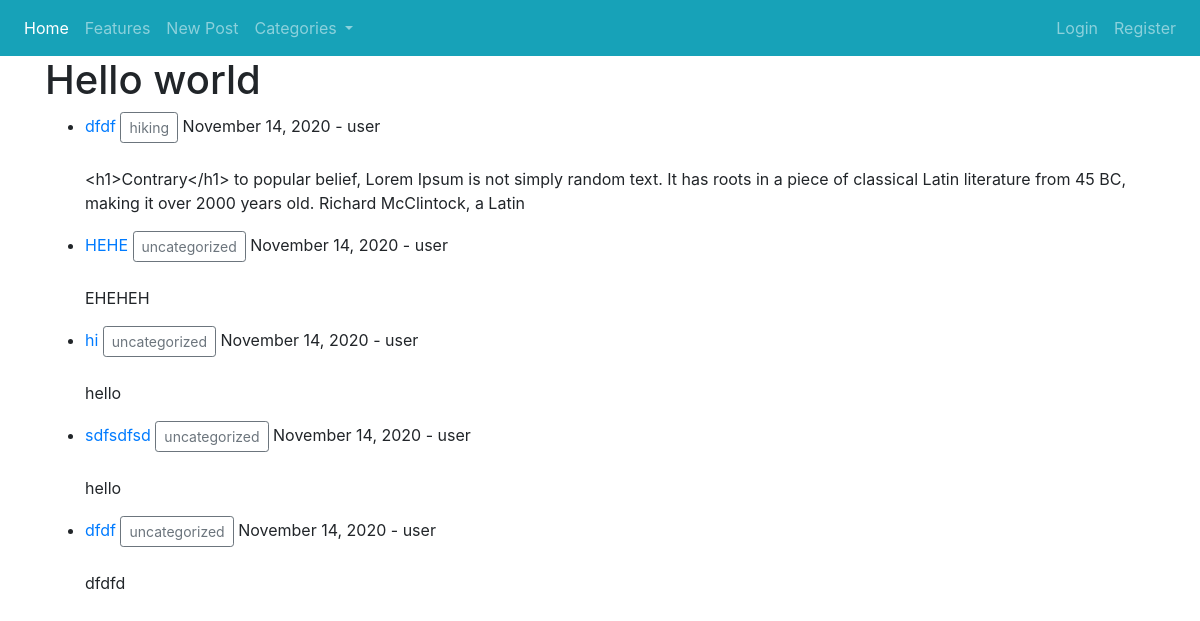
Before: / with the older database file.
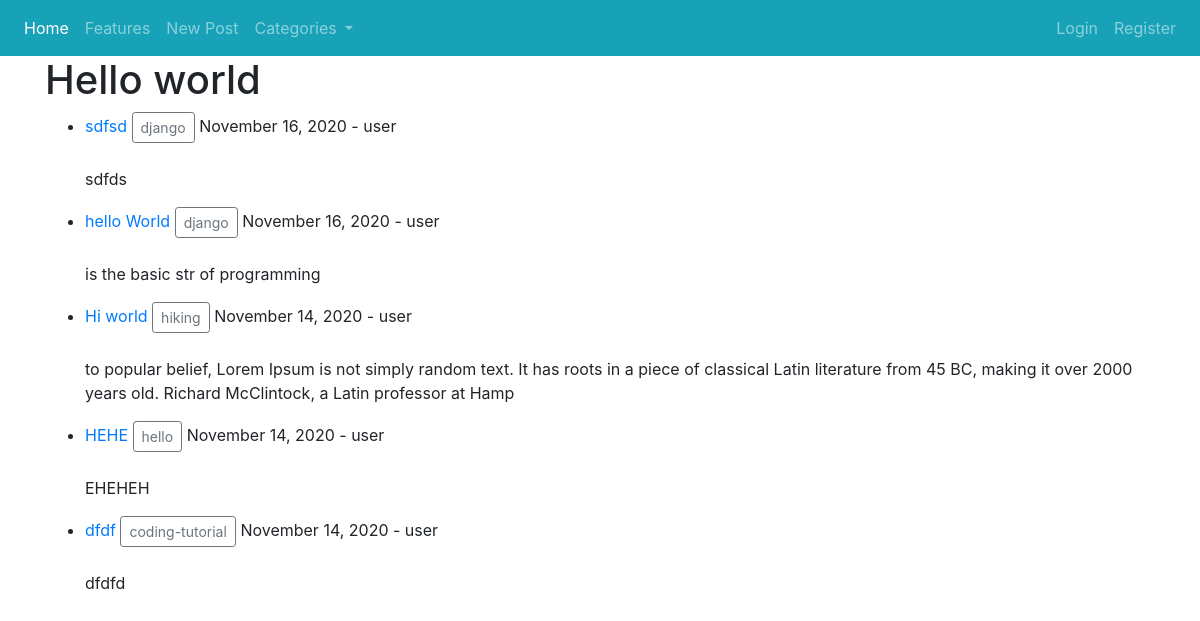
After: the same page with the newer database file.
### blog/models.py (models this page shows, shortened)
class Post(models.Model):
	title = models.CharField(max_length = 200)
	author = models.ForeignKey(User, on_delete = models.CASCADE)
	content = models.TextField()
	date_published = models.DateTimeField(default =timezone.now)
	category = models.CharField(max_length = 200, default = 'uncategorized')

### blog/views.py (the view)
# urls.py: path('',HomeView.as_view(), name='home'),
class HomeView(ListView):
	model = Post
	template_name = 'blog/home.html'
	cats  = Category.objects.all()
	ordering = ['-date_published']
	def get_context_data(self, *args , **kwargs):
		cat_menu = Category.objects.all()
		context = super(HomeView,self).get_context_data(*args , **kwargs)
		context['cat_menu'] = cat_menu
		return context

### blog/models.py (called while the page is built)
	def __str__(self):
		return self.name

### blog/templates/blog/home.html
{% extends 'blog/base.html' %}
{% block content %}
<h1>Hello world</h1>
<ul>
	{% for post in object_list %}
		<li><a href="{% url 'post-detail' post.pk %}">{{post.title}} </a>
			<a class="btn btn-sm btn-outline-secondary" href="{% url 'category' post.category %}">{{post.category|slugify}}</a>
		{{post.date_published|date:"F j, Y"}} - {{post.author}}</li><br>
		<p>{{post.content|slice:"200"}}</p>
	{% endfor %}
</ul>
{% endblock %}

### blog/templates/blog/base.html (shortened to what this page needs)
<!DOCTYPE html>
<html lang="en">
<head>
	<link rel="stylesheet" href="https://cdn.jsdelivr.net/npm/bootstrap@4.5.3/dist/css/bootstrap.min.css">
</head>
<body>
	{% include 'blog/navbar.html' %}
	<div class="container">
		{% block content %}{% endblock %}
	</div>
</body>
</html>

### blog/templates/blog/navbar.html (shortened to what this page needs)
<nav class="navbar navbar-expand-lg navbar-dark bg-info">
  <div class="collapse navbar-collapse" id="navbarNavAltMarkup">
    <div class="navbar-nav">
      <a class="nav-link active" href="/">Home</a>
      <a class="nav-link" href="#">Features</a>
      {% if user.is_authenticated%}
          <a class="nav-link" href="{% url 'post-add' %}">New Post</a>
          <a class="nav-link" href="{% url 'add-category' %}">add category</a>
        {% else %}
          <a class="nav-link" href="{% url 'login' %}">New Post</a>
      {% endif %}
      {% if cat_menu %}
      <li class="nav-item dropdown">
        <a class="nav-link dropdown-toggle" href="#" id="navbarDropdown" role="button" data-toggle="dropdown" aria-haspopup="true" aria-expanded="false">
          Categories
        </a>
        {% else %}
            <a class="nav-link" href=" {% url 'category-list' %}">Categoris</a>
        {% endif %}
    </div>
  </div>
  <div class="navbar-nav">
    {% if user.is_authenticated%}
        <a class="nav-link" href=" {% url 'logout' %}">Logout</a>
      {% else%}
        <a class="nav-link" href="{% url 'login' %}">Login</a>
        <a class="nav-link" href=" {% url 'register' %}">Register</a>
    {% endif %}
    </div>
</nav>

Changed rows visible on the page:
removed Post: title "hi", category|slugify "uncategorized", date_published "November 14, 2020", author "user", content "hello"
removed Post: title "sdfsdfsd", category|slugify "uncategorized", date_published "November 14, 2020", author "user", content "hello"
added Post: title "sdfsd", category|slugify "django", date_published "November 16, 2020", author "user", content "sdfds"
added Post: title "hello World", category|slugify "django", date_published "November 16, 2020", author "user", content "is the basic str of programming"
changed Post "hiking": title "dfdf" → "Hi world"; content "<h1>Contrary</h1> to popular belief, Lorem Ipsum is not simply random text. It has roots in a piece of classical Latin literature from 45 BC, making it over 2000 years old. Richard McClintock, a Latin" → "to popular belief, Lorem Ipsum is not simply random text. It has roots in a piece of classical Latin literature from 45 BC, making it over 2000 years old. Richard McClintock, a Latin professor at Hamp"
changed Post "HEHE": category|slugify "uncategorized" → "hello"
changed Post "dfdf": category|slugify "uncategorized" → "coding-tutorial"
